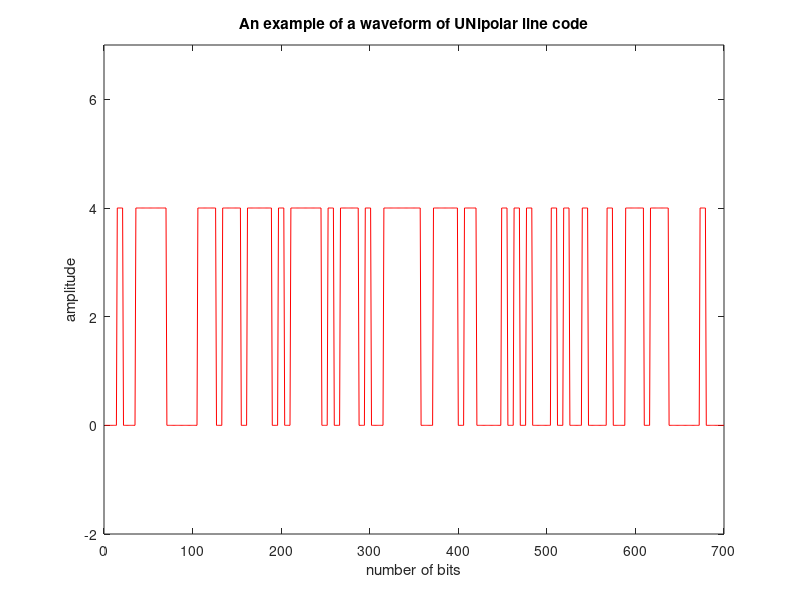
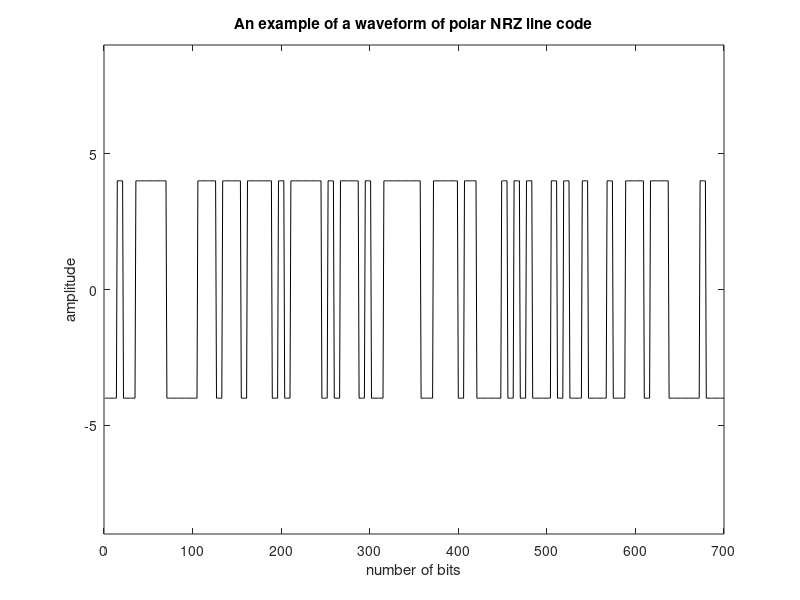
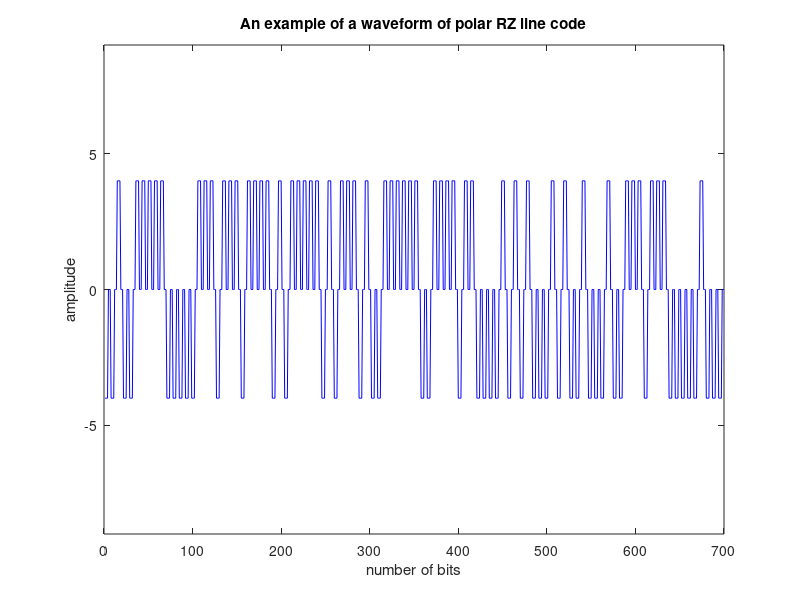
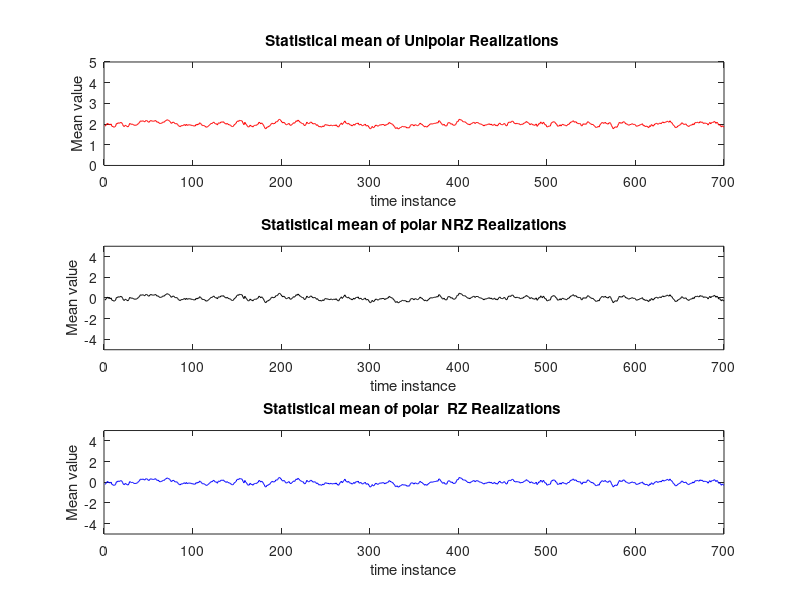

Recreate these plots in MATLAB, in order.
 
clear;
clc;

%% Control flags
%value of the desired amplitide 
A=4;
%number of waveforms 
w=500;
%number of bits
b=100;
%sampling frequency is 100 hz  
fs=100;



%% Creating 500 waveforms each with 100 random bits 
distr=makedist('Binomial');
Data = cell(1,w);
for K = 1 : w
  Data{K} = random(distr, 1,b);
end


%% Unipolar Realizations


for K1 = 1 : w
 UNI{K1} = Data{K1}*A;
  UNI_repeated{K1}=repmat( UNI{K1},7,1);
  UNI_ready{K1}=reshape( UNI_repeated{K1},size( UNI_repeated{K1},1)* size( UNI_repeated{K1},2),1);
end

figure ;
plot(UNI_ready{1},'r');
ylim([-2 7]);
title('An example of a waveform of UNipolar line code');
xlabel('number of bits') ;
ylabel('amplitude') ;

%% Polar non return to zero Realizations

for K1 = 1 : w
 NRZ{K1} = ((2*Data{K1})-1)*A;
 NRZ_repeated{K1}=repmat(NRZ{K1},7,1);
 NRZ_ready{K1}=reshape(NRZ_repeated{K1},size(NRZ_repeated{K1},1)* size(NRZ_repeated{K1},2),1);
end

figure ;
plot(NRZ_ready{1},'k');
ylim([-9 9]);
title('An example of a waveform of polar NRZ line code');
xlabel('number of bits') ;
ylabel('amplitude') ;


%% Polar Return to zero Realizations
for K1 = 1 : w
 RZ{K1}=((2*Data{K1})-1)*A ;
 RZ_repeated{K1}=repmat (RZ{K1},4,1);
RZ_repeated{K1}=cat(1,RZ_repeated{K1},zeros(3,100));
  RZ_ready{K1}=reshape(RZ_repeated{K1},size(RZ_repeated{K1},1)* size(RZ_repeated{K1},2),1);
end
figure ;
plot(RZ_ready{1},'b');
ylim([-9 9]);
title('An example of a waveform of polar RZ line code');
xlabel('number of bits') ;
ylabel('amplitude') ;
  
%% Applying time shifts to create different initial time shifts
for K1 = 1:w 
    random_shift = randi([19 30], 1, 1);
  UNI_ready{1,K1} = circshift( UNI_ready{1,K1},random_shift);
   NRZ_ready{K1}=circshift( NRZ_ready{K1},random_shift);
  RZ_ready{K1}=circshift( RZ_ready{K1},random_shift);
end

%% Creating cell matrices where each coloumn represents a time instance of each realization
UNI=num2cell(transpose(cell2mat(UNI_ready)),1);
NRZ=num2cell(transpose(cell2mat(NRZ_ready)),1);
RZ=num2cell(transpose(cell2mat(RZ_ready)),1);



%% Q1 :compute the statistical mean

%% calculating the Statistical mean of realizations  

for i=1:700
      meanUNI{i}=mean(UNI{i});
end
%mean for RZ
for i=1:700
      meanRZ{i}=mean(RZ{i});   
end
%mean for NRZ

for i=1:700
    meanNRZ{i}=mean(NRZ{i});
    
end

%% ploting the statistical mean of each line code
figure;
subplot(3,1,1);
plot(cell2mat(meanUNI),'r');
ylim([0 5]);
title('Statistical mean of Unipolar Realizations ');
xlabel('time instance') ;
ylabel('Mean value') ;

subplot(3,1,2);
plot(cell2mat(meanNRZ),'k');
ylim([-5 5]);
title('Statistical mean of polar NRZ Realizations');
xlabel('time instance') ;
ylabel('Mean value') ;

subplot(3,1,3);
plot(cell2mat(meanNRZ),'b');
ylim([-5 5]);
title('Statistical mean of polar  RZ Realizations ');
xlabel('time instance') ;
ylabel('Mean value') ;

%% Q3 : Determine the ensemble autocorrelation function Rx(?)

%% calculating the autocorelation for the line code ensemble
 
%autocorrelation of UNIpolar
for tao=0:1:699

autoUNI{(tao)+1}=mean(UNI{1}.*UNI{1+tao});
%autoUNI(tao+1)=mean(UNI{700}.*UNI{700-tao});
end
%autocorrelation of polarNRZ
for tao=0:1:699
  autoNRZ{tao+1}=mean(NRZ{1}.*NRZ{1+tao});
  %autoNRZ(tao+1)=mean(NRZ{700}.*NRZ{700-tao});
end
%autocorrelation of polarRZ
for tao=0:1:699   
    autoRZ{tao+1}=mean(RZ{1}.*RZ{1+tao});  
    %autoRZ(tao+1)=mean(RZ{700}.*RZ{700-tao});
end
%% Ploting the statistical autocorrelation of each line code
figure;
subplot(3,1,1);
t=0:699 ;
plot(-t,cell2mat(autoUNI),'r',t,cell2mat(autoUNI),'r');
xlim([-690 690]);
title('Statistical autocorrelation of UNI');
xlabel('tao') ;
ylabel('Rx(tao)') ;

subplot(3,1,2);
t=0:699 ;
plot(-t,cell2mat(autoNRZ),'b',t,cell2mat(autoNRZ),'b');
xlim([-690 690]);
title('Statistical autocorrelation of NRZ');
xlabel('tao') ;
ylabel('Rx(tao)') ;

subplot(3,1,3);
t=0:699 ;
plot(-t,cell2mat(autoRZ),'g',t,cell2mat(autoRZ),'g');
xlim([-690 690]);
title('Statistical autocorrelation of RZ');
xlabel('tao') ;
ylabel('Rx(tao)') ;
%% Q2 : Is the process stationary ?
%since :
%The mean is constant across ensemble (1)
%The autocorelation is a function of tao only not time (2)
%therefore:
%The procees is stationary 

%% Q4 :Compute the time mean and auto correlation of one wave form 

%getting the time mean of a random wave form from any of the 500 wavefroms
RandomWaveNum=randi([1 500]);

onewaveformUNI=circshift(UNI_ready{RandomWaveNum},[1 90]);
onewaveformNRZ=circshift(NRZ_ready{RandomWaveNum},[1 90]);
onewaveformRZ=circshift(RZ_ready{RandomWaveNum},[1 90]);

tmeanuni=zeros(500,1);
tmeannrz=zeros(500,1);
tmeanrz=zeros(500,1);

for i=1:500
tmeanuni(i,1)=tmeanuni(i,1)+mean(UNI_ready{i});
tmeannrz(i,1)=tmeannrz(i,1)+mean(NRZ_ready{i});
tmeanrz(i,1)=tmeanrz(i,1)+mean(RZ_ready{i});
end

 
 figure;
 r=0:499 ;
 subplot(3,1,1);
plot(r,tmeanuni,'r');
ylim([0 5]);
title('time mean of UNIpolar Realizations ');
xlabel('realization') ;
ylabel('Mean value') ;
 r=0:499 ;
 subplot(3,1,2);
plot(r,tmeanrz,'b');
ylim([-5 5]);
title('time mean of NRZpolar Realizations ');
xlabel('realization') ;
ylabel('Mean value') ;
  r=0:499 ;
subplot(3,1,3);
plot(r,tmeanrz,'g');
ylim([-5 5]);
title('time mean of RZpolar Realizations ');
xlabel('realization') ;
ylabel('Mean value') ;


tauni=zeros(700,1);
tanrz=zeros(700,1);
tarz=zeros(700,1);
sum=0;
for tao=0:699
for x=1:700
    if((tao+x)<=700)
    y=onewaveformUNI(x,1)*onewaveformUNI(x+tao,1);
    sum=sum+y;
    end
    
    end
 sum=sum/(700-tao);
tauni(tao+1,1)=sum;
end
 
 t=0:699 ;
 figure;
 subplot(3,1,1);
plot(-t,tauni,'r',t,tauni,'r');
title('Time autocorrelation of UNipolar');
xlim([-650 650]);
xlabel('tao') ;
ylabel('Rx(tao)') ;

sum=0;
for tao=0:699
for x=1:700
    if((tao+x)<=700)
    y=onewaveformNRZ(x,1)*onewaveformNRZ(x+tao,1);
    sum=sum+y;
    end
    
    end
 sum=sum/(700-tao);
tanrz(tao+1,1)=sum;
end

 t=0:699 ;
 subplot(3,1,2);
plot(-t,tanrz,'b',t,tanrz,'b');
title('Time autocorrelation of NRZ');
xlim([-650 650]);
xlabel('tao') ;
ylabel('Rx(tao)') ;

sum=0;
for tao=0:699
for x=1:700
    if((tao+x)<=700)
    y=onewaveformRZ(x,1)*onewaveformRZ(x+tao,1);
    sum=sum+y;
    end
    
    end
 sum=sum/(700-tao);
tarz(tao+1,1)=sum;
end



 t=0:699 ;
 subplot(3,1,3);
plot(-t,tarz,'g',t,tarz,'g');
xlim([-650 650]);
title('Time autocorrelation of RZ');
xlabel('tao') ;
ylabel('Rx(tao)') ;

%% Q5: IS the random process ergodic ?? 
 % since: 
 %The time means and stastistical means are equal (1)
 %The time autocorrelation of one wave is equivalent to the 
 %the statistical autocorrelation (as it is the same waveform )(2)
 % Therefore :
 % The process is ergodic 
 

 %% PLoting the PSD of the ensemble 
    tao=700;
    %represents the size of statsical autocorrelation arrays
     figure;
 subplot(3,1,1);
 DC=mean(cell2mat(autoUNI));
 autoUNI=cell2mat(autoUNI)-DC;
 PSDUNI=fft((autoUNI));
 k=-tao/2:tao/2-1;
 hold on;
 stem(0,DC);
plot(k*fs/tao,fftshift(abs( PSDUNI)/10));
hold off;
title('power spectral density of unipolar');
  xlabel('freq(hz)') ;
  ylabel('watt/hz') ;
  axis([-50 50 0 16]);
  
 subplot(3,1,2);
 PSDNRZ=fft((cell2mat((autoNRZ))));
 k=-tao/2:tao/2-1; 
plot(k*fs/tao,fftshift(abs( PSDNRZ))/10);
title('power spectral density of Polar NRZ');
xlabel('freq(hz)') ;
ylabel('watt/hz') ;

subplot(3,1,3);
PSDRZ=fft((cell2mat((autoRZ))));
k=-tao/2:tao/2-1;
plot(k*fs/tao,fftshift(abs( PSDRZ))/10);
title('power spectral density of Polar return to zero');
xlabel('freq(hz)') ;
ylabel('watt/hz') ;

 %% Q6 : What is the bandwidth of the transmitted signal ?
 %(1)unipolar:14.2857hz 
 %(2)polarNRZ:14.2857hz
 %(3)polarRZ:25hz
 
 
 
 